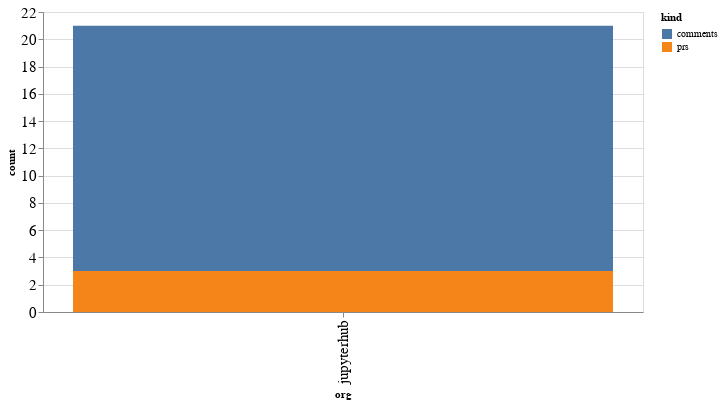

This figure's notebook cell:
### Code cell
alt.Chart(org_summaries, width=600).mark_bar().encode(
    x='org',
    y='count',
    color='kind',
    tooltip="org"
)

### Figure 1 — Vega-Lite specification as saved in the notebook (floating-point values rounded to 4 significant figures)
{"config": {"axisLeft": {"labelFontSize": 15}, "axisBottom": {"labelFontSize": 15}}, "data": {"name": "data-5ca46096523de59f2390b6ad29519e4a"}, "mark": "bar", "encoding": {"color": {"type": "nominal", "field": "kind"}, "tooltip": {"type": "nominal", "field": "org"}, "x": {"type": "nominal", "field": "org"}, "y": {"type": "quantitative", "field": "count"}}, "width": 600, "$schema": "https://vega.github.io/schema/vega-lite/v4.8.1.json", "datasets": {"data-5ca46096523de59f2390b6ad29519e4a": [{"org": "jupyterhub", "kind": "comments", "count": 18}, {"org": "jupyterhub", "kind": "prs", "count": 3}]}}
